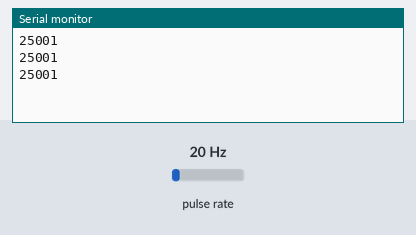
This sketch was run on a simulated Arduino Uno, built with avr-gcc and run on an emulated ATmega328P. Shown: the last lines printed to the serial monitor. Wiring (inferred from the names in the program): pulse sensor: data pin 3. The inputs (shaded band) are chosen by the test bench; at power-on: pulse rate 20 Hz.

Above: at 1.2 s.
1.3 s: pulse rate (sensor on pin 3) set to 4 Hz
At 2.3 s:
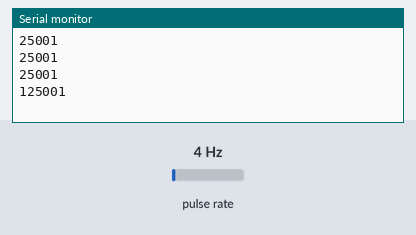
2.8 s: pulse rate (sensor on pin 3) set to 50 Hz
At 2.8 s:
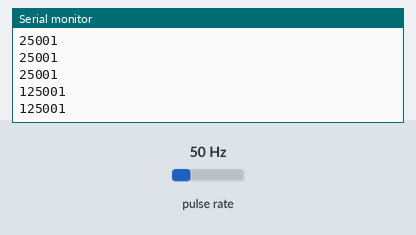
Timing chart, 0 to 5.8 s (numbered marks = the images above; inputs shaded):
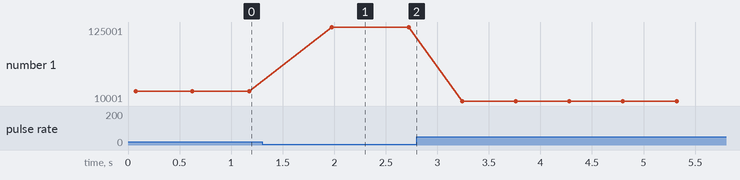

Measured:
- after the input at 1.3 s, the serial monitor: prints a new line after 0.68 s (image 1)
- plotted number 1: 25001 → 125001 after the input at 1.3 s, 125001 → 10001 after the input at 2.8 s

The sketch:

lightToFreqBasic.ino
```cpp
/*

This file is for the basic test operation of the light
intensity to frequency converter sensor using the pulsin functions


test results:
0's represent a period when the pin was disconnected.
, after this, the low numbers represent bright values
and large numbers appear to represent dark values.
device is alive.
Now we just need the proper conversion for a lum/lux value.

0
0
0
0
0
0
0
0
131
134
112
77
64
55
66
38
34
120
159
192
236
261
300
353
391
409
26
25
24
25
26
27
28

*/


int light2FreqPin = 3;

void setup() {
    Serial.begin(9600);
    pinMode(light2FreqPin, INPUT);
}


void loop() {
    unsigned long lightPulse = pulseIn(light2FreqPin, HIGH);
    Serial.println(lightPulse);
    Serial.println();
    delay(500);
}
```
